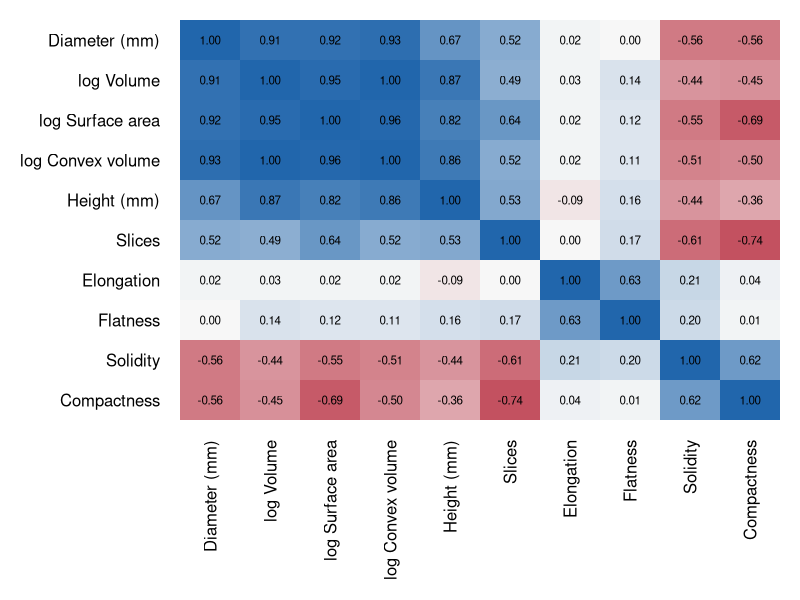

The R script that drew this image:
# Run from the repository root:
#   Rscript codes/plots/eda/correlation.R

nod <- read.csv("data/processed/nodules_train.csv", stringsAsFactors = FALSE)

GEOM <- c("diameter", "log_volume", "log_surface_area", "log_convex_volume",
          "bbox_z", "n_slices", "elongation", "flatness", "solidity",
          "compactness")
LABELS <- c(diameter = "Diameter (mm)", log_volume = "log Volume",
            log_surface_area = "log Surface area",
            log_convex_volume = "log Convex volume", bbox_z = "Height (mm)",
            n_slices = "Slices", elongation = "Elongation",
            flatness = "Flatness", solidity = "Solidity",
            compactness = "Compactness")

cm <- cor(nod[GEOM], use = "pairwise.complete.obs", method = "spearman")

pdf("codes/plots/eda/correlation.pdf", width = 7.5, height = 7)
par(mar = c(9, 9, 1, 1))
p <- length(GEOM)
pal <- colorRampPalette(c("#b2182b", "#f7f7f7", "#2166ac"))(101)
image(1:p, 1:p, cm[, p:1], zlim = c(-1, 1), col = pal, axes = FALSE,
      xlab = "", ylab = "")
axis(1, 1:p, LABELS[GEOM], las = 2, tick = FALSE)
axis(2, 1:p, rev(LABELS[GEOM]), las = 1, tick = FALSE)
text(rep(1:p, p), rep(p:1, each = p), sprintf("%.2f", cm), cex = 0.7)
invisible(dev.off())
